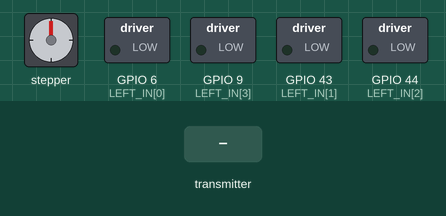
Simulated run of this sketch. Board: ESP32. On the bench: stepper motor, switched loads named in the sketch (green lamp = pin HIGH). Wiring (inferred from the names in the program): stepper motor (2048 steps per turn assumed): coils GPIO 2, GPIO 3, GPIO 4, GPIO 5. The test bench sets the inputs (shaded band). Pins used as bus, display or sensor lines are not drawn; what the sketch prints to the serial monitor is not drawn.

Above: at 1.7 s.
1.8 s: the transmitter starts sending packet_id = 0
At 1.95 s:
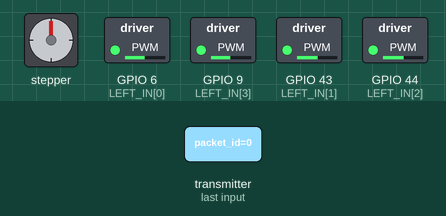
At 2.85 s:
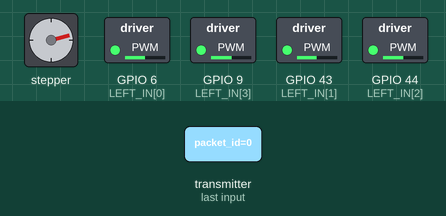
Timing chart, 0 to 22.5 s (numbered marks = the images above; inputs shaded):
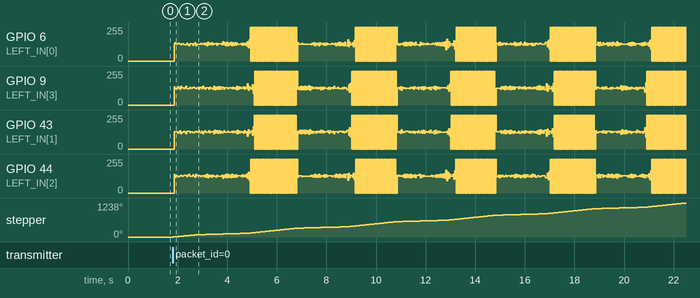

Measured:
- after the input at 1.8 s, stepper: keeps turning clockwise at about 60°/s, starting at once

The sketch:

mvp_prey.ino
```cpp
#include <esp_now.h>
#include <WiFi.h>

// Enum declaration up here so Arduino's auto-generated function prototypes
// (which it emits at the top of the file) can reference DriveMode.
enum DriveMode { STRAIGHT_MODE, CURVE_LEFT_MODE, CURVE_RIGHT_MODE };

// ============================================================================
// PREY (Robot B): receives the predator's beacon, computes RSSI moving avg,
// flees forward when the predator is close. Drives 2× A4988 stepper drivers,
// one per wheel, using non-blocking step-pulse generation so ESP-NOW packets
// keep flowing during motor activity.
//
// !!! IMPORTANT: update LEFT_STEP / LEFT_DIR / RIGHT_STEP / RIGHT_DIR below
// !!! to match your existing stepper-robot wiring. Defaults are guesses.
// ============================================================================

// --- ULN2003 / 28BYJ-48 wiring -------------------------------------------
// Pin order in each array is IN1, IN2, IN3, IN4.
const int RIGHT_IN[4] = {D1, D2, D3, D4};
const int LEFT_IN[4]  = {D5, D6, D7, D10};

// Per-motor "forward" sequence direction. Differential-drive geometry means
// the two motors face opposite ways, so one normally runs +1 sequence dir
// and the other -1 to make the chassis drive forward. If a motor turns the
// wrong way, flip its constant.
int leftFwdDir  = -1;
int rightFwdDir = +1;

// Full-step sequence for 28BYJ-48 (4 phases). Half the resolution of half-step
// but twice the linear speed per step pulse. Slightly noisier mechanically.
const uint8_t stepSeq[4][4] = {
  {1, 1, 0, 0},
  {0, 1, 1, 0},
  {0, 0, 1, 1},
  {1, 0, 0, 1}
};
const int SEQ_LEN = 4;

// Full-speed step rate. 600 Hz × 65 mm wheels = ~6 cm/s.
const int STEP_RATE_HZ = 600;
const unsigned long FAST_PERIOD_US = 1000000UL / STEP_RATE_HZ;
// Higher = tighter curve. 4 keeps inner wheel rolling but at 1/4 speed.
const int CURVE_SLOW_DIVISOR = 4;
const unsigned long SLOW_PERIOD_US = FAST_PERIOD_US * CURVE_SLOW_DIVISOR;

int leftStepIdx = 0;
int rightStepIdx = 0;
int leftStepDir = 0;
int rightStepDir = 0;
unsigned long leftStepPeriodUs  = FAST_PERIOD_US;
unsigned long rightStepPeriodUs = FAST_PERIOD_US;
unsigned long lastLeftStepMicros  = 0;
unsigned long lastRightStepMicros = 0;
bool fleeing = false;

void writePins(const int pins[4], int seqIdx) {
  digitalWrite(pins[0], stepSeq[seqIdx][0]);
  digitalWrite(pins[1], stepSeq[seqIdx][1]);
  digitalWrite(pins[2], stepSeq[seqIdx][2]);
  digitalWrite(pins[3], stepSeq[seqIdx][3]);
}

void motorsBegin() {
  for (int i = 0; i < 4; i++) {
    pinMode(LEFT_IN[i],  OUTPUT);
    pinMode(RIGHT_IN[i], OUTPUT);
    digitalWrite(LEFT_IN[i],  LOW);
    digitalWrite(RIGHT_IN[i], LOW);
  }
}

void motorsStop() {
  fleeing = false;
  leftStepDir  = 0;
  rightStepDir = 0;
  for (int i = 0; i < 4; i++) {
    digitalWrite(LEFT_IN[i],  LOW);
    digitalWrite(RIGHT_IN[i], LOW);
  }
}

void motorsForward() {
  leftStepDir  = leftFwdDir;
  rightStepDir = rightFwdDir;
  leftStepPeriodUs  = FAST_PERIOD_US;
  rightStepPeriodUs = FAST_PERIOD_US;
  fleeing = true;
}

// Slow-side curve: inner wheel still rolling forward at 1/CURVE_SLOW_DIVISOR
// of outer-wheel speed. Continuous motion, looks natural.
void motorsCurveLeft() {
  leftStepDir  = leftFwdDir;
  rightStepDir = rightFwdDir;
  leftStepPeriodUs  = SLOW_PERIOD_US;
  rightStepPeriodUs = FAST_PERIOD_US;
  fleeing = true;
}

void motorsCurveRight() {
  leftStepDir  = leftFwdDir;
  rightStepDir = rightFwdDir;
  leftStepPeriodUs  = FAST_PERIOD_US;
  rightStepPeriodUs = SLOW_PERIOD_US;
  fleeing = true;
}

void motorsTick() {
  if (leftStepDir == 0 && rightStepDir == 0) return;
  unsigned long now = micros();

  if (leftStepDir != 0 && now - lastLeftStepMicros >= leftStepPeriodUs) {
    leftStepIdx = (leftStepIdx + leftStepDir + SEQ_LEN) % SEQ_LEN;
    writePins(LEFT_IN, leftStepIdx);
    lastLeftStepMicros = now;
  }
  if (rightStepDir != 0 && now - lastRightStepMicros >= rightStepPeriodUs) {
    rightStepIdx = (rightStepIdx + rightStepDir + SEQ_LEN) % SEQ_LEN;
    writePins(RIGHT_IN, rightStepIdx);
    lastRightStepMicros = now;
  }
}

// --- Flee-mode state ------------------------------------------------------
DriveMode driveMode = STRAIGHT_MODE;
DriveMode lastGoodCurve = CURVE_RIGHT_MODE;
int consecutiveBadInCurve = 0;
const int FLIP_THRESHOLD = 3;
const unsigned long DECISION_INTERVAL_MS = 1000;
const int RSSI_DROP_THRESHOLD = 0;   // require avg to drop more than this to count as "escaping"
unsigned long lastDecisionMillis = 0;
float lastDecisionRSSI = -100.0f;

void applyMode(DriveMode m) {
  if      (m == STRAIGHT_MODE)     motorsForward();
  else if (m == CURVE_LEFT_MODE)   motorsCurveLeft();
  else                              motorsCurveRight();
}

// --- ESP-NOW + RSSI -------------------------------------------------------
typedef struct struct_message { uint32_t packet_id; } struct_message;
struct_message incomingMsg;
struct_message outgoingMsg;
esp_now_peer_info_t peerInfo;

uint8_t broadcastAddr[6] = {0xFF, 0xFF, 0xFF, 0xFF, 0xFF, 0xFF};
const unsigned long BEACON_INTERVAL_MS = 200;   // 5 Hz
unsigned long lastBeaconMillis = 0;
uint32_t beaconId = 0;

// Hysteresis: flee when predator close (strong RSSI), idle when far (weak).
// Calibrated indoors (-28 dBm at touching, -50 dBm at 2.5 m).
const int RSSI_FLEE_ON  = -38;
const int RSSI_FLEE_OFF = -48;
const int RSSI_LOST     = -85;
const unsigned long PACKET_TIMEOUT_MS = 1000;

const int AVG_WINDOW = 10;
int rssiBuf[AVG_WINDOW];
int rssiIdx = 0;
bool rssiFilled = false;
volatile unsigned long lastPacketMillis = 0;

float currentAvgRSSI() {
  int n = rssiFilled ? AVG_WINDOW : rssiIdx;
  if (n == 0) return -100.0f;
  long s = 0;
  for (int i = 0; i < n; i++) s += rssiBuf[i];
  return (float)s / n;
}

void onReceive(const esp_now_recv_info *info, const uint8_t *data, int len) {
  if (len != sizeof(incomingMsg)) return;
  memcpy(&incomingMsg, data, sizeof(incomingMsg));
  lastPacketMillis = millis();

  int rssi = info->rx_ctrl->rssi;
  rssiBuf[rssiIdx++] = rssi;
  if (rssiIdx >= AVG_WINDOW) { rssiIdx = 0; rssiFilled = true; }
}

void setup() {
  Serial.begin(115200);
  delay(500);
  Serial.println("=== mvp_prey starting ===");
  motorsBegin();
  Serial.println("motorsBegin done");

  WiFi.mode(WIFI_STA);
  if (esp_now_init() != ESP_OK) {
    Serial.println("ESP-NOW init failed");
    return;
  }
  esp_now_register_recv_cb(onReceive);

  memset(&peerInfo, 0, sizeof(peerInfo));
  memcpy(peerInfo.peer_addr, broadcastAddr, 6);
  peerInfo.channel = 0;
  peerInfo.encrypt = false;
  if (esp_now_add_peer(&peerInfo) != ESP_OK) {
    Serial.println("Failed to add broadcast peer");
  }
}

void loop() {
  // 1. Step pulse generator — must run every loop iteration when fleeing.
  motorsTick();

  // 2. Broadcast our own beacon at 5 Hz.
  if (millis() - lastBeaconMillis >= BEACON_INTERVAL_MS) {
    beaconId++;
    outgoingMsg.packet_id = beaconId;
    esp_now_send(broadcastAddr, (uint8_t*)&outgoingMsg, sizeof(outgoingMsg));
    lastBeaconMillis = millis();
  }

  // 3. Watchdog — predator silent → idle.
  if (millis() - lastPacketMillis > PACKET_TIMEOUT_MS) {
    if (fleeing) {
      Serial.println("Watchdog: predator silent, IDLE");
      motorsStop();
    }
    return;
  }

  // 4. State transitions: hysteresis enters/exits FLEEING.
  float avg = currentAvgRSSI();
  if (!fleeing && avg > RSSI_FLEE_ON) {
    Serial.print("FLEE start  avg=");
    Serial.println(avg, 1);
    driveMode = STRAIGHT_MODE;
    lastDecisionMillis = millis();
    lastDecisionRSSI = avg;
    applyMode(STRAIGHT_MODE);
    return;
  }
  if (fleeing && avg < RSSI_FLEE_OFF) {
    Serial.print("IDLE  avg=");
    Serial.println(avg, 1);
    motorsStop();
    return;
  }

  // 5. While fleeing: gradient DESCENT — pick the direction where RSSI drops
  //    fastest (predator getting farther). Same algorithm as predator's
  //    ascent, with the sign flipped.
  if (!fleeing) return;
  if (millis() - lastDecisionMillis < DECISION_INTERVAL_MS) return;

  float delta = avg - lastDecisionRSSI;
  Serial.print("flee decision: avg=");
  Serial.print(avg, 1);
  Serial.print(" delta=");
  Serial.print(delta, 1);
  Serial.print(" mode=");
  Serial.print(driveMode == STRAIGHT_MODE ? "STRAIGHT" :
               (driveMode == CURVE_LEFT_MODE ? "CURVE_L" : "CURVE_R"));

  // For the prey, "good" = RSSI dropped (we're escaping).
  bool escaping = (delta < -RSSI_DROP_THRESHOLD);

  DriveMode nextMode = driveMode;
  if (escaping) {
    if (driveMode != STRAIGHT_MODE) lastGoodCurve = driveMode;
    consecutiveBadInCurve = 0;
    nextMode = STRAIGHT_MODE;
    Serial.print(" → STRAIGHT (escaping)");
  } else if (driveMode == STRAIGHT_MODE) {
    nextMode = lastGoodCurve;
    consecutiveBadInCurve = 1;
    Serial.print(" → start lastGoodCurve");
  } else {
    consecutiveBadInCurve++;
    if (consecutiveBadInCurve >= FLIP_THRESHOLD) {
      nextMode = (driveMode == CURVE_LEFT_MODE) ? CURVE_RIGHT_MODE : CURVE_LEFT_MODE;
      consecutiveBadInCurve = 1;
      Serial.print(" → FLIP curve direction");
    } else {
      nextMode = driveMode;
      Serial.print(" → continue curve (committed)");
    }
  }
  Serial.println();

  driveMode = nextMode;
  lastDecisionMillis = millis();
  lastDecisionRSSI = avg;
  applyMode(nextMode);
}
```
